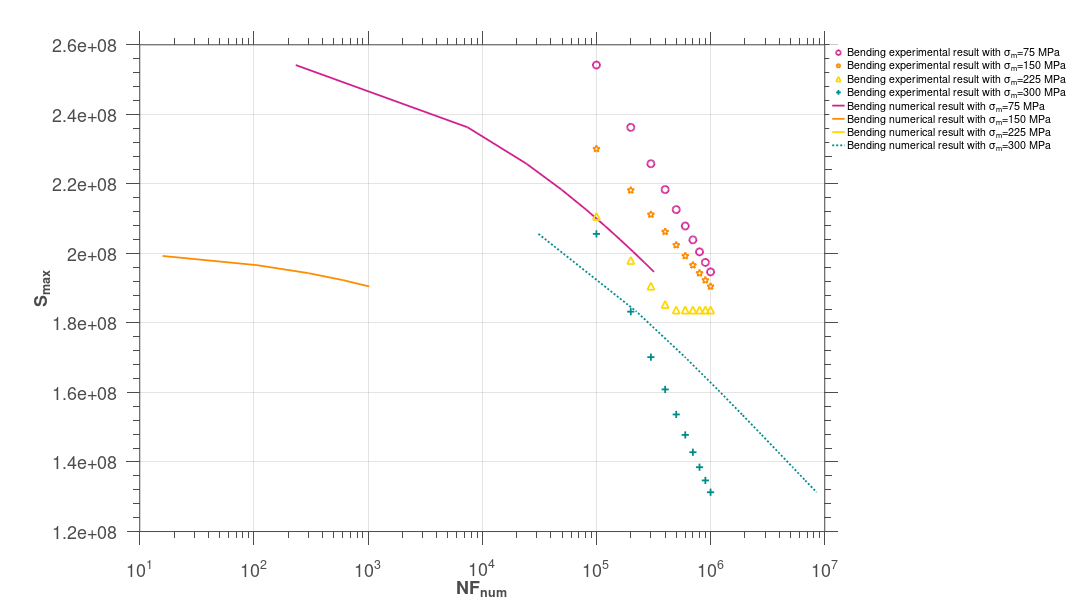

This chart was generated by the following MATLAB code: (Note: this script raises an error after producing the figure.)
clc;
clear;
close all;
% steel 10HNAP data from Jabbado thesis
%-------------------------------------------------bending--------------------------------
y=1080e6;
k=800e6;
E=215e9;
nu=0.3;                     %poisson's ratio
a=0.1;
W0=20e7;
lam=5.7;
b=2.8;
fb=b;
m=1e6.*[75 ;150 ;225;100];%mean tension
m=repmat(m,1,10);
marker=['o' 'p' '^' '+'];
linestyle=['-' '--' ':' '-.' ];
color=[[208 32 144]/255; [255 140 0]/255; [255 215 0]/255; [0 139 139]/255];
%---------------a b correspond to high and low bounds of cyclic load, 1 2
%correspond to  different parameters comparison------------------
NF=[1.00E+05 2.00E+05 3.00E+05 4.00E+05 5.00E+05 6.00E+05  7.00E+05 8.00E+05 9.00E+05 1.00E+06] ;
stressben=1e6.*[311.30 289.36 276.53 267.43 260.37 254.60 249.72 245.49 241.77 238.43;...
281.77 267.18 258.64 252.58 247.89 244.05 240.80 237.99 235.51 233.29; ...
 257.98 242.47 233.40 226.96 221.97 217.89 214.44 211.46 208.82 206.47;...
251.82 224.42 208.40 197.03 188.21 181.00 174.91 169.63 164.97 160.81; ];%to get Smaxben

hydromax=1/3*bsxfun(@plus,stressben,m);
hydromin=1/3*bsxfun(@plus,-stressben,m);
Smaxbenmax=bsxfun(@power,bsxfun(@plus,bsxfun(@power,bsxfun(@minus,bsxfun(@plus,stressben,m),hydromax),2),2.*bsxfun(@power,hydromax,2)),1/2)
Smaxbenmin=bsxfun(@power,bsxfun(@plus,bsxfun(@power,bsxfun(@minus,bsxfun(@plus,-stressben,m),hydromin),2),2.*bsxfun(@power,hydromin,2)),1/2)
Smaxben_m=0.5.*bsxfun(@plus,Smaxbenmax,Smaxbenmin)

for i=1:4
%--------to get average smin--------
yield_min=y-lam.*hydromax(i,:);
sminmin(i,:)=yield_min.*Smaxbenmax(i,:).^-1

yield_max=y-lam.*hydromin(i,:);
sminmax(i,:)=yield_max.*Smaxbenmin(i,:).^-1

yield_m(i,:)=(yield_min+yield_max)/2;
alphamax(i,:)=(1-a.*(sminmax(i,:)-1).^-fb);
alphamin(i,:)=(1-a.*(sminmin(i,:)-1).^-fb);
alpm_ben(i,:)=(alphamax(i,:)+alphamin(i,:))/2;
%--------use average smin to get NF--------
NFben_num(i,:)=(1-alpm_ben(i,:)).^-1*W0*E*(E+k*nu)*b*(b+1)*((4*(E-k)*(1+nu)*(b-1)))^-1.*yield_m(i,:).^(b-1).*Smaxben_m(i,:).^(-b-1);

figure(1);
hold on;
ben_exp(i)=semilogx(NF,Smaxben_m(i,:),marker(i),'MarkerSize',12,'LineWidth', 3,'MarkerEdgeColor',color(i,:), 'MarkerFaceColor','none');
ben_num(i)=semilogx(NFben_num(i,:),Smaxben_m(i,:),linestyle(i),'color',color(i,:),'LineWidth', 3);
figure(2);
err_ben_m(i) = loglog(NF,NFben_num(i,:),marker(i),'MarkerSize',12,'LineWidth', 3,'MarkerEdgeColor',color(i,:), 'MarkerFaceColor','none');
hold on;
end
%% 

figure(1);
set(gca ,'FontSize',30);
hXLabel = xlabel('NF_{num}','Fontsize',30, 'FontWeight' , 'bold');
hYLabel = ylabel('S_{max}','Fontsize',30, 'FontWeight' , 'bold');
hLegend=legend([ben_exp(1),ben_exp(2),ben_exp(3),ben_exp(4),ben_num(1),ben_num(2),ben_num(3),ben_num(4)],...
    'Bending experimental result with \sigma_m=75 MPa','Bending experimental result with \sigma_m=150 MPa',...
    'Bending experimental result with \sigma_m=225 MPa','Bending experimental result with \sigma_m=300 MPa',...
    'Bending numerical result with \sigma_m=75 MPa','Bending numerical result with \sigma_m=150 MPa',...
    'Bending numerical result with \sigma_m=225 MPa','Bending numerical result with \sigma_m=300 MPa',...
'location','bestoutside');
set(hLegend, 'FontSize', 18);
set(hLegend,'Box','on');
set(hLegend,'EdgeColor',[1 1 1]); %set the edge colour of the legend to white 
% Adjust font
set(gca, 'FontName', 'Helvetica')
% Adjust axes properties
set(gca, 'Box', 'on', 'TickDir', 'out', 'TickLength', [.02 .02], ...
    'XMinorTick', 'on', 'YMinorTick', 'on', 'YGrid', 'on', 'XGrid', 'on',...
    'XColor', [.3 .3 .3], 'YColor', [.3 .3 .3], ...
    'LineWidth', 1)
set(gcf,'color','w'); %set figure background transparent
set(gca,'color','w'); %set axis transparent
% Maximize print figure
set(gcf,'outerposition',get(0,'screensize'));
set(gcf, 'PaperPositionMode', 'manual');
set(gcf, 'PaperUnits', 'points'); %[ {inches} | centimeters | normalized | points ]
set(gcf, 'PaperPosition', [0 0 1800 1000]); %set(gcf,'PaperPosition',[left,bottom,width,height])

%% 
figure(2);
set(gca ,'FontSize',30);
hXLabel = xlabel('NF_{exp}','Fontsize',30, 'FontWeight' , 'bold');
hYLabel = ylabel('NF_{num}','Fontsize',30, 'FontWeight' , 'bold');
x=1e4:1e5:1e8;
y0=x;
hold on;
py0=loglog(x,y0,'k','LineWidth',3);
y1=2.*x;
y2=0.5.*x;
py1=loglog(x,y1, '--k','LineWidth',3);
py2=loglog(x,y2, '--k','LineWidth',3);
axis equal;
axis([1e4 1e7 1e4 1e7]);
set(gca,'xtick',[1e4 1e5 1e6 1e7]); 
set(gca,'ytick',[1e4 1e5 1e6 1e7]); 
hLegend=legend([err_ben_m(1),err_ben_m(2),err_ben_m(3),err_ben_m(4),],...
    'Bending test with mean stress \sigma_m=75 MPa on 10HNAP','Bending test with mean stress \sigma_m=150 MPa on 10HNAP',...
'Bending test with mean stress \sigma_m=225 MPa on 10HNAP','Bending test with mean stress \sigma_m=300 MPa on 10HNAP',...
'location','bestoutside');
set(hLegend, 'FontSize', 18);
set(hLegend,'Box','on');
set(hLegend,'EdgeColor',[1 1 1]); %set the edge colour of the legend to white 
% Adjust font
set(gca, 'FontName', 'Helvetica')
% Adjust axes properties
set(gca, 'Box', 'on', 'TickDir', 'out', 'TickLength', [.02 .02], ...
    'XMinorTick', 'on', 'YMinorTick', 'on', 'YGrid', 'on', 'XGrid', 'on',...
    'XColor', [.3 .3 .3], 'YColor', [.3 .3 .3], ...
    'LineWidth', 1)
set(gcf,'color','w'); %set figure background transparent
set(gca,'color','w'); %set axis transparent
% Maximize print figure
set(gcf,'outerposition',get(0,'screensize'));
set(gcf, 'PaperPositionMode', 'manual');
set(gcf, 'PaperUnits', 'points'); %[ {inches} | centimeters | normalized | points ]
set(gcf, 'PaperPosition', [0 0 1800 1000]); %set(gcf,'PaperPosition',[left,bottom,width,height])
% figure(1);
% saveas(gcf,'F:\Git\Anew\figures\b1D_m_10HNAP_sn.png');
% figure(2);
% saveas(gcf,'F:\Git\Anew\figures\b1D_m_10HNAP_err1.png');

sp=actxserver('SAPI.SpVoice');
sp.Speak('done done done');
% figure(2);
% plot(alpm_ben,'b')
% hold on 
% plot(Smaxben,'b')
